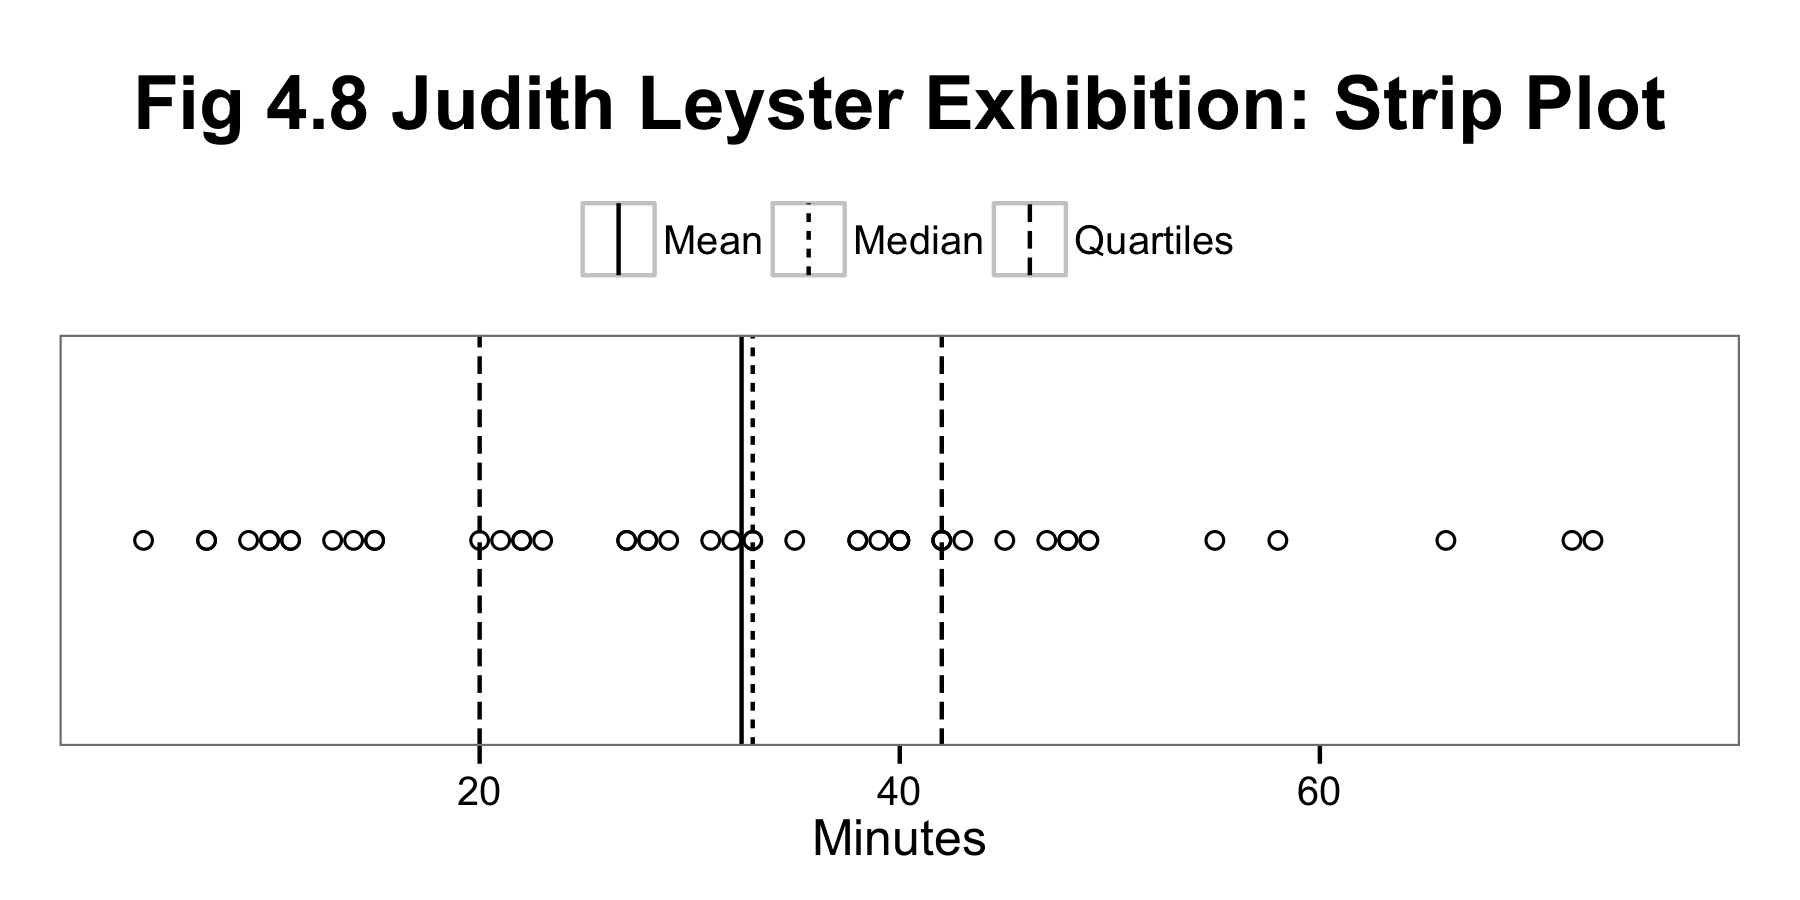

Write R code to recreate this figure.
library(ggplot2)

this_base <- "fig04-08_judith-leyster-exhibition-strip-plot"

my_data <- data.frame(
  minutes <- c(4, 7, 7, 9, 10, 10, 11,
               11, 13, 14, 15, 15, 20, 21,
               22, 22, 23, 27, 27, 28, 28,
               29, 31, 32, 33, 33, 35, 38,
               38, 39, 40, 40, 40, 40, 42,
               42, 42, 43, 45, 47, 48, 48,
               49, 49, 55, 58, 66, 72, 73)
)

df <- with(my_data, {
  mu <- mean(minutes)
  med <- median(minutes)
  q1 <- quantile(minutes, probs = 0.25, names = FALSE)
  q2 <- quantile(minutes, probs = 0.75, names = FALSE)
  df <- data.frame(stat = c("Mean", "Median", "Quartiles", "Quartiles"),
                   val = c(mu, med, q1, q2))
  df
})

p <- ggplot(my_data, aes(x = minutes, y = factor(1))) +
  geom_point(shape = 1) +
  scale_x_continuous(breaks = c(20, 40, 60), limits = c(0, 80), 
                     expand = c(0, 0)) +
  labs(x = "Minutes", y = NULL) +
  ggtitle("Fig 4.8 Judith Leyster Exhibition: Strip Plot") +
  theme_bw() +
  theme(panel.grid.major = element_blank(),
        panel.grid.minor = element_blank(),
        plot.title = element_text(size = rel(1.5), face = "bold"),
        axis.ticks.y = element_blank(),
        axis.text.y = element_blank(),
        legend.position = "top",
        legend.title = element_blank())

  
p <- p + geom_vline(data = df, aes(xintercept = val, linetype = stat), 
                    show_guide = TRUE)

p

ggsave(paste0(this_base, ".png"), 
       p, width = 6, height = 3)

## TODO: fix legend to match original

